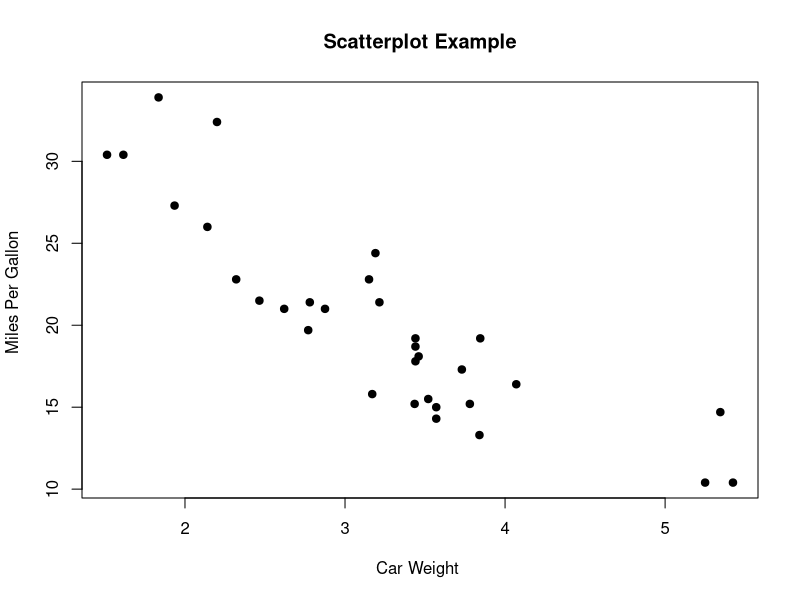
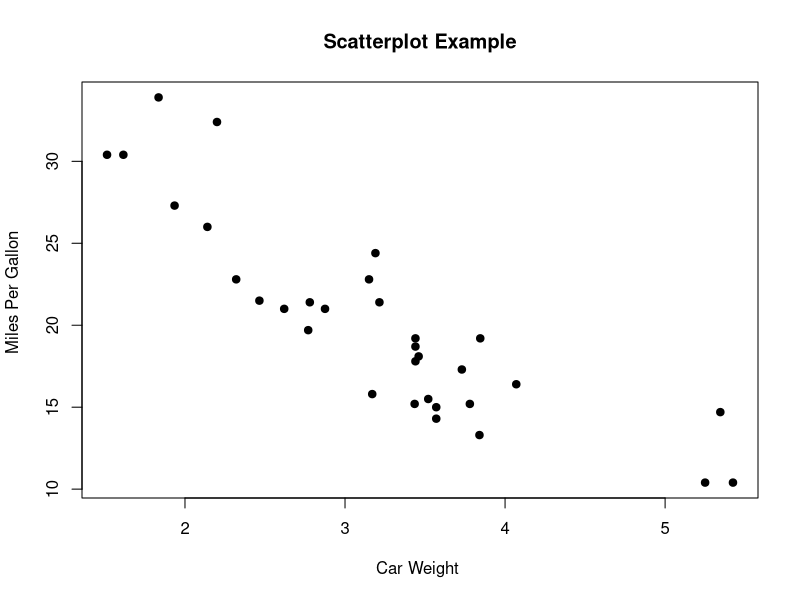
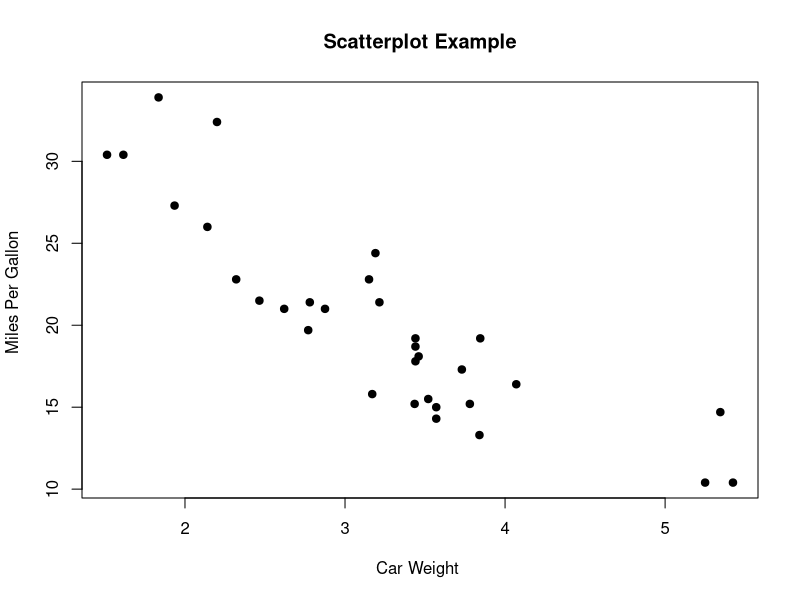
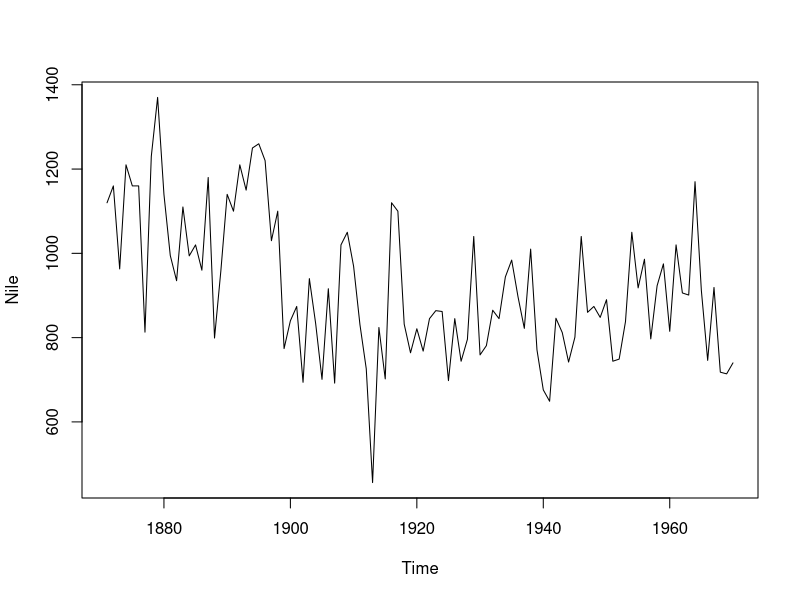
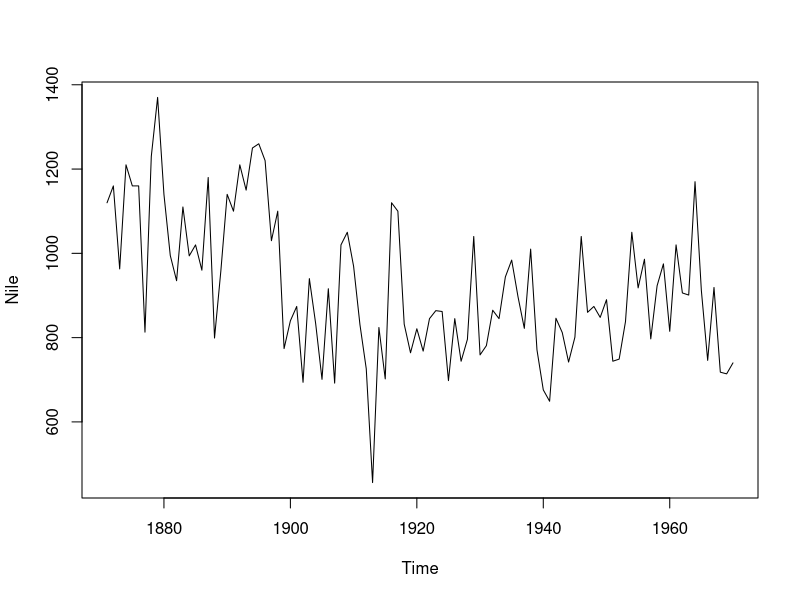

Here is the R script that generated these plots, in order:
## ---- chunk 1
knitr::opts_chunk$set(echo = FALSE, fig.width = 4, fig.height = 3)
## ---- chunk 2
head(mtcars, 3)
## ---- chunk 3
attach(mtcars)
plot(wt, mpg, main="Scatterplot Example", 
  	xlab="Car Weight ", ylab="Miles Per Gallon ", pch=19)  
## ---- chunk 4
plot(wt, mpg, main="Scatterplot Example", 
  	xlab="Car Weight ", ylab="Miles Per Gallon ", pch=19)  
## ---- chunk 5
plot(wt, mpg, main="Scatterplot Example", 
  	xlab="Car Weight ", ylab="Miles Per Gallon ", pch=19)  
## ---- chunk 6
library(MASS)
## ---- chunk 7
head(Nile)
## ---- chunk 8
plot(Nile)
## ---- chunk 9
plot(Nile)
